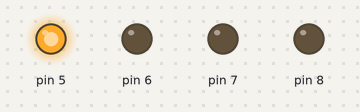
Bench run of a sketch on a simulated Arduino Uno, built with avr-gcc and run on an emulated ATmega328P. Shown: output pins drawn as LEDs (lit = HIGH).

Above: at 0.1 s.
At 0.9 s:
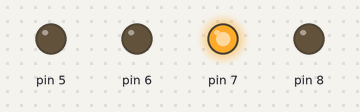
At 1.3 s:
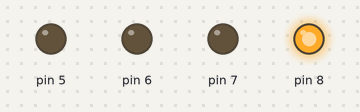
At 2.1 s:
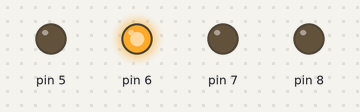
At 3.5 s:
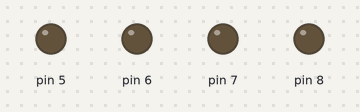
Timing chart, 0 to 3.8 s (numbered marks = the images above):
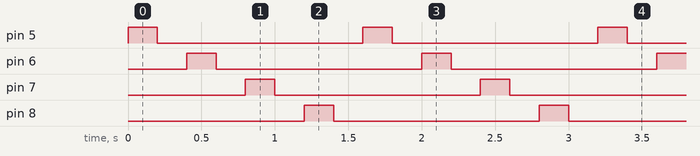

Measured:
- by itself, pin 5–8: alternates HIGH for 0.20 s and LOW for 1.4 s
- by itself, everything shown: repeats every 1.6 s, in 8 steps

The sketch:

2.ino
```cpp
void setup() {
  for (int i = 5; i <= 8; i++) {
    pinMode(i, OUTPUT);
  }
}

void loop() {
  for (int i = 5; i <= 8; i++) {
    digitalWrite(i, HIGH);
    delay(200);
    digitalWrite(i, LOW);
    delay(200);
  }
}
```
